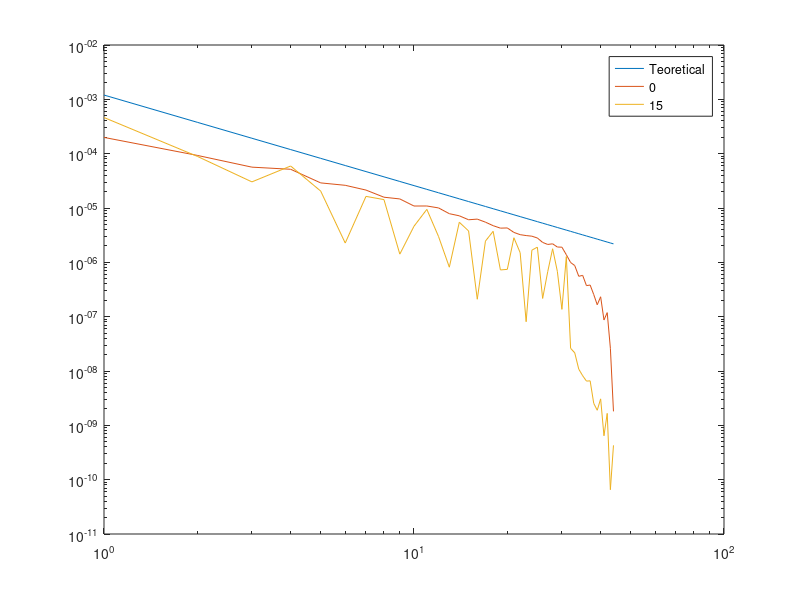

The MATLAB script that drew this image:
%sp0 = [4.105312269e-30	5.588355982	1.81776578	0.8488783081	0.516501077	0.4727717905	0.2652992638	0.2393447326	0.1948835234	0.1431101751	0.1318790685	0.09638731766	0.09505932953	0.08556853018	0.06528652724	0.04464107686	0.02172736978	0.01637030728	0.006804648119	0.005740386739 0.0009866190562	0.0002441739689	];

%sp5 = [0.05681975089	0.2370553431	0.003899559156	0.0002298917659	0.0002266351554	6.759967868e-05	2.890918416e-05	2.486949012e-05	4.174611939e-06	4.593440736e-06	3.247271943e-06	1.39107707e-06	1.090104087e-06	8.503162174e-07	6.662158068e-07	2.226076501e-07	1.570515802e-07	1.312557061e-07	2.887838632e-08	1.017724263e-07	1.531262761e-08	3.371862184e-09	];
sp15 = [0.0002875885631	0.0004629011045	8.921153004e-05	3.025707305e-05	5.929654866e-05	2.049297089e-05	2.264303553e-06	1.636411748e-05	1.428536175e-05	1.415411614e-06	4.617004367e-06	9.43961825e-06	2.982113384e-06	8.141274615e-07	5.465849521e-06	3.782014827e-06	2.092493086e-07	2.459583411e-06	3.724923222e-06	7.243711371e-07	7.427209954e-07	2.835623927e-06	1.507047883e-06	8.0720936e-08	1.674837408e-06	1.904260375e-06	2.16441622e-07	6.743399367e-07	1.778697394e-06	6.824124607e-07	1.36258368e-07	1.278619008e-06	2.617402491e-08	2.160543982e-08	1.081890647e-08	8.191226402e-09	6.518913269e-09	6.592894212e-09	2.533742872e-09	1.894503752e-09	3.069632356e-09	6.420385411e-10	1.660841019e-09	6.537204137e-11	4.286769833e-10	];
sp00 = [0.0006128393967	0.0001991950838	9.292927e-05	5.648339385e-05	5.162757016e-05	2.898367609e-05	2.616912561e-05	2.138402539e-05	1.580164986e-05	1.468691021e-05	1.087791914e-05	1.0892362e-05	1.003648918e-05	7.860295017e-06	7.184850132e-06	6.076298918e-06	6.243737028e-06	5.488419231e-06	4.729728813e-06	4.25882785e-06	4.294965202e-06	3.55415834e-06	3.230910814e-06	3.110203267e-06	3.029882372e-06	2.805298596e-06	2.325708065e-06	2.133786632e-06	2.192278046e-06	1.913584819e-06	1.900947145e-06	1.380859721e-06	9.934557367e-07	8.722154189e-07	5.535239594e-07	5.755893158e-07	3.728095505e-07	3.820051199e-07	2.55252209e-07	1.657097044e-07	2.324137289e-07	8.686134303e-08	1.18740267e-07	2.619631596e-08	1.807579502e-09	];
%sp06 = [0.05912177521	0.2733625059	0.006888882487	0.003711922826	0.001403762682	0.0003773799858	0.0003412713105	0.0002606285562	0.000219302038	0.0001246050009	0.0001761026176	0.0001253088208	8.326587994e-05	8.761049529e-05	0.0001920927602	9.235606971e-05	2.854804654e-05	1.434184646e-05	6.777282546e-06	3.952421123e-06	8.352972323e-07	4.6773007e-07	];
%sp30 = [5.297466132e-09	3.635310421e-05	4.140882318e-06	1.820894308e-07	3.316783463e-08	3.912779403e-09	3.76562303e-10	3.985473726e-11	7.886883394e-12	1.527446161e-12	2.681365146e-13	4.375944685e-14	8.574778692e-15	6.698747995e-15	1.872169164e-14	3.987315995e-14	1.180373004e-13	6.081869397e-13	4.080941448e-13	7.059891012e-12	1.029230386e-11	1.5628902e-12	];
%sp0 = [2.023430148e-32	0.0248371377	0.00807895902	0.003772792481	0.002295560342	0.002101207958	0.001179107839	0.001063754367	0.0008661489928	0.0006360452227	0.0005861291933	0.0004283880785	0.000422485909	0.0003803045786	0.0002901623433	0.0001984047861	9.656608792e-05	7.275692125e-05	3.024288053e-05	2.551282995e-05	4.384973583e-06	1.085217639e-06	];
%sp15 = [7.667133303e-05	0.006835304992	0.0002868415515	1.009340787e-05	4.996582112e-07	3.042679252e-07	5.203952663e-08	3.430954722e-08	1.290757504e-08	8.095409489e-09	3.443428584e-09	1.825720545e-09	1.674523322e-09	7.26023713e-10	5.988268521e-10	2.603069467e-10	2.996057524e-10	3.734338465e-10	3.892083307e-10	1.984998039e-09 1.250820114e-09	1.065662871e-10	];

%%sp = [1.232595164e-32	5.588355982	1.81776578	0.8488783081	0.516501077	0.4727717905	0.2652992638	0.2393447326	0.1948835234	0.1431101751	0.1318790685	0.09638731766	0.09505932953	0.08556853018	0.06528652724	0.04464107686	0.02172736978	0.01637030728	0.006804648119	0.005740386739	0.0009866190562	0.0002441739689	];
%sp100 = [0.05676300933	0.00572995793	0.00838087184	0.002739798519	0.0009402217154	0.0002439289172	4.516446483e-05	3.85290868e-05	8.942564112e-06	5.655744872e-06	2.387487615e-06	9.672397408e-07	1.153091844e-06	7.867083751e-07	7.798461193e-07	3.238391741e-07	2.426822473e-07	2.811077396e-07	1.774744399e-07	1.804117197e-07	1.120255974e-08	1.036514534e-09	];


kk = 1:length(sp00)-1;
k53 = (sp00(2)+1e-3)*kk.^(-5/3);
loglog(kk,k53);
hold on 
%loglog(kk,sp(2:end));
loglog(kk,sp00(2:end));
%loglog(kk,sp06(2:end));
loglog(kk,sp15(2:end));
%loglog(kk,sp30(2:end));

legend('Teoretical','0','15')
